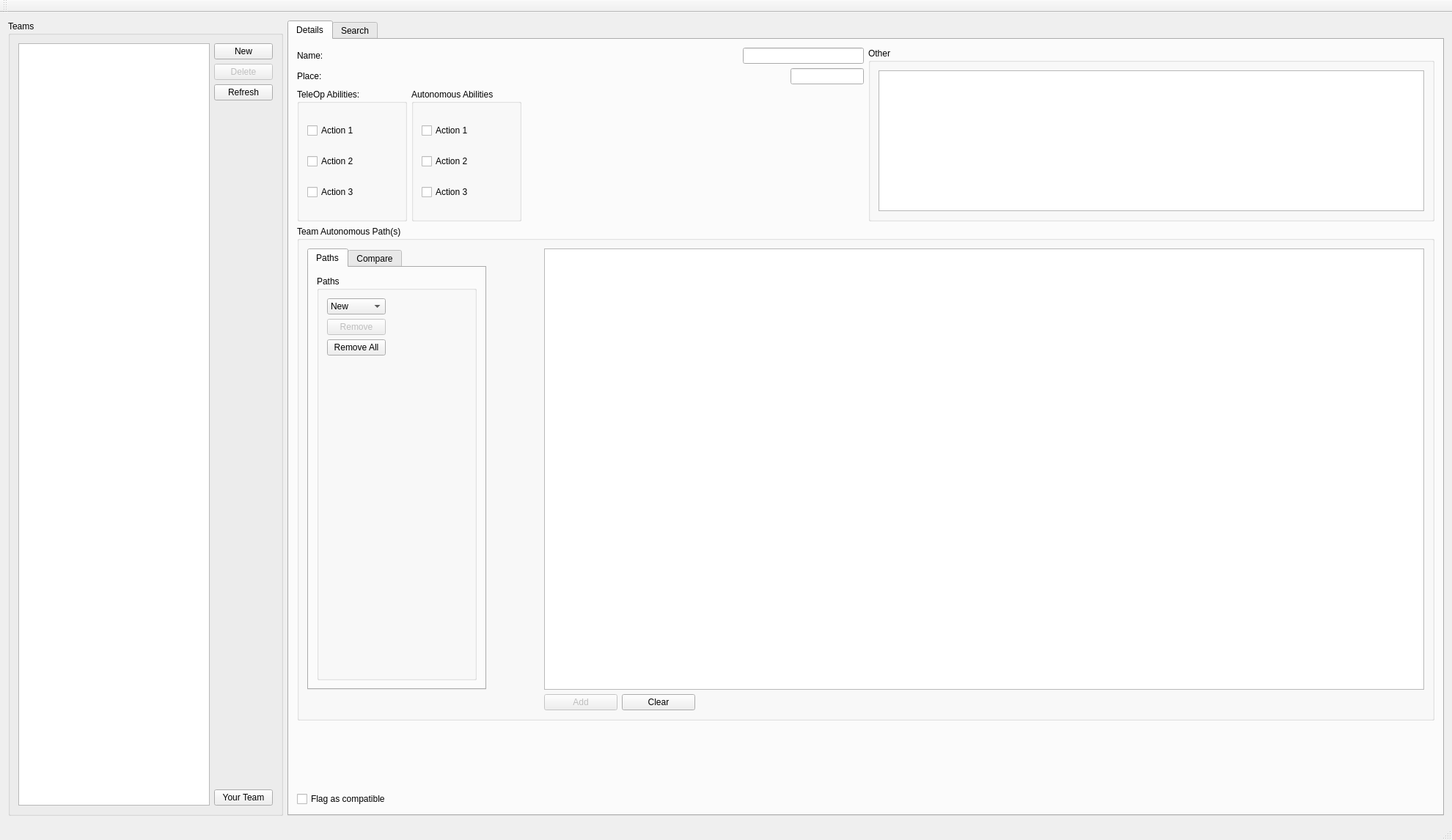
<?xml version="1.0" encoding="UTF-8"?>
<ui version="4.0">
 <class>MainWindow</class>
 <widget class="QMainWindow" name="MainWindow">
  <property name="geometry">
   <rect>
    <x>0</x>
    <y>0</y>
    <width>1980</width>
    <height>1146</height>
   </rect>
  </property>
  <property name="windowTitle">
   <string>MainWindow</string>
  </property>
  <widget class="QWidget" name="centralWidget">
   <layout class="QGridLayout" name="gridLayout_3">
    <item row="0" column="1">
     <widget class="QTabWidget" name="tabWidget">
      <property name="enabled">
       <bool>true</bool>
      </property>
      <property name="minimumSize">
       <size>
        <width>1200</width>
        <height>0</height>
       </size>
      </property>
      <property name="maximumSize">
       <size>
        <width>16777215</width>
        <height>16777215</height>
       </size>
      </property>
      <property name="currentIndex">
       <number>0</number>
      </property>
      <widget class="QWidget" name="teamDetailsTab">
       <attribute name="title">
        <string>Details</string>
       </attribute>
       <layout class="QGridLayout" name="gridLayout_10">
        <item row="0" column="0">
         <layout class="QHBoxLayout" name="horizontalLayout_3">
          <item>
           <widget class="QLabel" name="nameEditLabel">
            <property name="text">
             <string>Name:</string>
            </property>
           </widget>
          </item>
          <item>
           <spacer name="nameEditSpacer">
            <property name="orientation">
             <enum>Qt::Horizontal</enum>
            </property>
            <property name="sizeHint" stdset="0">
             <size>
              <width>566</width>
              <height>20</height>
             </size>
            </property>
           </spacer>
          </item>
          <item>
           <widget class="QLineEdit" name="nameEditEdit">
            <property name="maximumSize">
             <size>
              <width>500</width>
              <height>16777215</height>
             </size>
            </property>
           </widget>
          </item>
         </layout>
        </item>
        <item row="0" column="1" rowspan="3">
         <widget class="QGroupBox" name="otherGroup">
          <property name="title">
           <string>Other</string>
          </property>
          <layout class="QGridLayout" name="gridLayout_9">
           <item row="0" column="0">
            <widget class="QTextEdit" name="otherEditEdit">
             <property name="minimumSize">
              <size>
               <width>200</width>
               <height>0</height>
              </size>
             </property>
            </widget>
           </item>
          </layout>
         </widget>
        </item>
        <item row="1" column="0">
         <layout class="QHBoxLayout" name="horizontalLayout_4">
          <item>
           <widget class="QLabel" name="placeEditLabel">
            <property name="text">
             <string>Place:</string>
            </property>
           </widget>
          </item>
          <item>
           <spacer name="placeEditSpacer">
            <property name="orientation">
             <enum>Qt::Horizontal</enum>
            </property>
            <property name="sizeHint" stdset="0">
             <size>
              <width>566</width>
              <height>20</height>
             </size>
            </property>
           </spacer>
          </item>
          <item>
           <widget class="QLineEdit" name="placeEditEdit">
            <property name="maximumSize">
             <size>
              <width>100</width>
              <height>16777215</height>
             </size>
            </property>
           </widget>
          </item>
         </layout>
        </item>
        <item row="2" column="0">
         <layout class="QHBoxLayout" name="horizontalLayout_2">
          <item>
           <layout class="QHBoxLayout" name="horizontalLayout">
            <item>
             <widget class="QGroupBox" name="teleOpEditGroup">
              <property name="minimumSize">
               <size>
                <width>150</width>
                <height>0</height>
               </size>
              </property>
              <property name="maximumSize">
               <size>
                <width>200</width>
                <height>16777215</height>
               </size>
              </property>
              <property name="title">
               <string>TeleOp Abilities:</string>
              </property>
              <layout class="QGridLayout" name="gridLayout_4">
               <item row="2" column="0">
                <widget class="QCheckBox" name="teleOpEdit2">
                 <property name="text">
                  <string>Action 2</string>
                 </property>
                </widget>
               </item>
               <item row="3" column="0">
                <widget class="QCheckBox" name="teleOpEdit3">
                 <property name="text">
                  <string>Action 3</string>
                 </property>
                </widget>
               </item>
               <item row="1" column="0">
                <widget class="QCheckBox" name="teleOpEdit1">
                 <property name="text">
                  <string>Action 1</string>
                 </property>
                </widget>
               </item>
              </layout>
             </widget>
            </item>
            <item>
             <widget class="QGroupBox" name="groupBox_2">
              <property name="minimumSize">
               <size>
                <width>150</width>
                <height>0</height>
               </size>
              </property>
              <property name="title">
               <string>Autonomous Abilities</string>
              </property>
              <layout class="QGridLayout" name="gridLayout_5">
               <item row="0" column="0">
                <widget class="QCheckBox" name="autoEdit1">
                 <property name="maximumSize">
                  <size>
                   <width>200</width>
                   <height>16777215</height>
                  </size>
                 </property>
                 <property name="text">
                  <string>Action 1</string>
                 </property>
                </widget>
               </item>
               <item row="1" column="0">
                <widget class="QCheckBox" name="autoEdit2">
                 <property name="text">
                  <string>Action 2</string>
                 </property>
                </widget>
               </item>
               <item row="2" column="0">
                <widget class="QCheckBox" name="autoEdit3">
                 <property name="text">
                  <string>Action 3</string>
                 </property>
                </widget>
               </item>
              </layout>
             </widget>
            </item>
           </layout>
          </item>
          <item>
           <spacer name="abilitiesSpacer">
            <property name="orientation">
             <enum>Qt::Horizontal</enum>
            </property>
            <property name="sizeHint" stdset="0">
             <size>
              <width>418</width>
              <height>20</height>
             </size>
            </property>
           </spacer>
          </item>
         </layout>
        </item>
        <item row="3" column="0" colspan="2">
         <widget class="QGroupBox" name="autoPathGroup">
          <property name="title">
           <string>Team Autonomous Path(s)</string>
          </property>
          <layout class="QGridLayout" name="gridLayout_6">
           <item row="0" column="0">
            <widget class="QTabWidget" name="drawModeTabs">
             <property name="maximumSize">
              <size>
               <width>275</width>
               <height>16777215</height>
              </size>
             </property>
             <property name="currentIndex">
              <number>0</number>
             </property>
             <widget class="QWidget" name="pathTab">
              <attribute name="title">
               <string>Paths</string>
              </attribute>
              <layout class="QGridLayout" name="gridLayout_18">
               <item row="0" column="0">
                <widget class="QGroupBox" name="pathsGroup">
                 <property name="title">
                  <string>Paths</string>
                 </property>
                 <layout class="QGridLayout" name="gridLayout_8">
                  <item row="0" column="0">
                   <widget class="QComboBox" name="pathsBox">
                    <property name="maximumSize">
                     <size>
                      <width>150</width>
                      <height>16777215</height>
                     </size>
                    </property>
                    <item>
                     <property name="text">
                      <string>New</string>
                     </property>
                    </item>
                   </widget>
                  </item>
                  <item row="2" column="0">
                   <widget class="QPushButton" name="removeAllPathsButton">
                    <property name="maximumSize">
                     <size>
                      <width>150</width>
                      <height>16777215</height>
                     </size>
                    </property>
                    <property name="text">
                     <string>Remove All</string>
                    </property>
                   </widget>
                  </item>
                  <item row="1" column="0">
                   <widget class="QPushButton" name="removePathButton">
                    <property name="enabled">
                     <bool>false</bool>
                    </property>
                    <property name="maximumSize">
                     <size>
                      <width>150</width>
                      <height>16777215</height>
                     </size>
                    </property>
                    <property name="text">
                     <string>Remove</string>
                    </property>
                   </widget>
                  </item>
                  <item row="3" column="0">
                   <spacer name="autoMenuSpacer">
                    <property name="orientation">
                     <enum>Qt::Vertical</enum>
                    </property>
                    <property name="sizeHint" stdset="0">
                     <size>
                      <width>20</width>
                      <height>40</height>
                     </size>
                    </property>
                   </spacer>
                  </item>
                  <item row="0" column="1">
                   <spacer name="pathSpacer">
                    <property name="orientation">
                     <enum>Qt::Horizontal</enum>
                    </property>
                    <property name="sizeHint" stdset="0">
                     <size>
                      <width>40</width>
                      <height>20</height>
                     </size>
                    </property>
                   </spacer>
                  </item>
                 </layout>
                </widget>
               </item>
              </layout>
             </widget>
             <widget class="QWidget" name="compareTab">
              <attribute name="title">
               <string>Compare</string>
              </attribute>
              <layout class="QGridLayout" name="gridLayout_19">
               <item row="0" column="0">
                <widget class="QGroupBox" name="compareGroup">
                 <property name="minimumSize">
                  <size>
                   <width>170</width>
                   <height>0</height>
                  </size>
                 </property>
                 <property name="title">
                  <string>Compare</string>
                 </property>
                 <layout class="QGridLayout" name="gridLayout_17">
                  <item row="0" column="1">
                   <widget class="QComboBox" name="yourTeamAutos">
                    <property name="minimumSize">
                     <size>
                      <width>150</width>
                      <height>0</height>
                     </size>
                    </property>
                    <property name="maximumSize">
                     <size>
                      <width>150</width>
                      <height>150</height>
                     </size>
                    </property>
                   </widget>
                  </item>
                  <item row="1" column="1">
                   <widget class="QComboBox" name="theirTeamAutos">
                    <property name="minimumSize">
                     <size>
                      <width>150</width>
                      <height>0</height>
                     </size>
                    </property>
                    <property name="maximumSize">
                     <size>
                      <width>150</width>
                      <height>16777215</height>
                     </size>
                    </property>
                   </widget>
                  </item>
                  <item row="2" column="1">
                   <spacer name="compareSpacer">
                    <property name="orientation">
                     <enum>Qt::Vertical</enum>
                    </property>
                    <property name="sizeHint" stdset="0">
                     <size>
                      <width>20</width>
                      <height>455</height>
                     </size>
                    </property>
                   </spacer>
                  </item>
                  <item row="0" column="2">
                   <spacer name="compareSpacer2">
                    <property name="orientation">
                     <enum>Qt::Horizontal</enum>
                    </property>
                    <property name="sizeHint" stdset="0">
                     <size>
                      <width>40</width>
                      <height>20</height>
                     </size>
                    </property>
                   </spacer>
                  </item>
                 </layout>
                </widget>
               </item>
              </layout>
             </widget>
            </widget>
           </item>
           <item row="0" column="1">
            <spacer name="horizontalSpacer">
             <property name="orientation">
              <enum>Qt::Horizontal</enum>
             </property>
             <property name="sizeHint" stdset="0">
              <size>
               <width>40</width>
               <height>20</height>
              </size>
             </property>
            </spacer>
           </item>
           <item row="0" column="2">
            <widget class="QGraphicsView" name="autonomousPlan">
             <property name="minimumSize">
              <size>
               <width>1200</width>
               <height>600</height>
              </size>
             </property>
             <property name="maximumSize">
              <size>
               <width>1200</width>
               <height>16777215</height>
              </size>
             </property>
            </widget>
           </item>
           <item row="1" column="2">
            <layout class="QHBoxLayout" name="horizontalLayout_6">
             <item>
              <widget class="QPushButton" name="addPath">
               <property name="enabled">
                <bool>false</bool>
               </property>
               <property name="minimumSize">
                <size>
                 <width>100</width>
                 <height>0</height>
                </size>
               </property>
               <property name="maximumSize">
                <size>
                 <width>100</width>
                 <height>16777215</height>
                </size>
               </property>
               <property name="text">
                <string>Add</string>
               </property>
              </widget>
             </item>
             <item>
              <widget class="QPushButton" name="clearPath">
               <property name="minimumSize">
                <size>
                 <width>100</width>
                 <height>0</height>
                </size>
               </property>
               <property name="maximumSize">
                <size>
                 <width>100</width>
                 <height>16777215</height>
                </size>
               </property>
               <property name="text">
                <string>Clear</string>
               </property>
              </widget>
             </item>
             <item>
              <spacer name="autoSpacer">
               <property name="orientation">
                <enum>Qt::Horizontal</enum>
               </property>
               <property name="sizeHint" stdset="0">
                <size>
                 <width>40</width>
                 <height>20</height>
                </size>
               </property>
              </spacer>
             </item>
            </layout>
           </item>
          </layout>
         </widget>
        </item>
        <item row="4" column="1">
         <spacer name="editSpacer">
          <property name="orientation">
           <enum>Qt::Vertical</enum>
          </property>
          <property name="sizeHint" stdset="0">
           <size>
            <width>20</width>
            <height>88</height>
           </size>
          </property>
         </spacer>
        </item>
        <item row="5" column="0" colspan="2">
         <layout class="QHBoxLayout" name="horizontalLayout_5">
          <item>
           <widget class="QCheckBox" name="isCompatible">
            <property name="text">
             <string>Flag as compatible</string>
            </property>
           </widget>
          </item>
          <item>
           <spacer name="saveSpacer">
            <property name="orientation">
             <enum>Qt::Horizontal</enum>
            </property>
            <property name="sizeHint" stdset="0">
             <size>
              <width>40</width>
              <height>20</height>
             </size>
            </property>
           </spacer>
          </item>
         </layout>
        </item>
       </layout>
       <zorder>autoPathGroup</zorder>
       <zorder>otherGroup</zorder>
       <zorder>editSpacer</zorder>
      </widget>
      <widget class="QWidget" name="searchTab">
       <attribute name="title">
        <string>Search</string>
       </attribute>
       <layout class="QGridLayout" name="gridLayout_2">
        <item row="0" column="0">
         <layout class="QHBoxLayout" name="horizontalLayout_7">
          <item>
           <widget class="QLabel" name="searchNumberLabel">
            <property name="text">
             <string>Number:</string>
            </property>
           </widget>
          </item>
          <item>
           <spacer name="searchNumberSpacer">
            <property name="orientation">
             <enum>Qt::Horizontal</enum>
            </property>
            <property name="sizeHint" stdset="0">
             <size>
              <width>40</width>
              <height>20</height>
             </size>
            </property>
           </spacer>
          </item>
          <item>
           <widget class="QLineEdit" name="searchNumberEdit">
            <property name="minimumSize">
             <size>
              <width>150</width>
              <height>0</height>
             </size>
            </property>
            <property name="maximumSize">
             <size>
              <width>150</width>
              <height>16777215</height>
             </size>
            </property>
           </widget>
          </item>
         </layout>
        </item>
        <item row="1" column="0">
         <layout class="QHBoxLayout" name="horizontalLayout_8">
          <item>
           <widget class="QLabel" name="searchNameLabel">
            <property name="text">
             <string>Name:</string>
            </property>
           </widget>
          </item>
          <item>
           <spacer name="searchNameSpacer">
            <property name="orientation">
             <enum>Qt::Horizontal</enum>
            </property>
            <property name="sizeHint" stdset="0">
             <size>
              <width>40</width>
              <height>20</height>
             </size>
            </property>
           </spacer>
          </item>
          <item>
           <widget class="QLineEdit" name="searchNameEdit">
            <property name="minimumSize">
             <size>
              <width>150</width>
              <height>0</height>
             </size>
            </property>
            <property name="maximumSize">
             <size>
              <width>150</width>
              <height>16777215</height>
             </size>
            </property>
           </widget>
          </item>
         </layout>
        </item>
        <item row="2" column="0">
         <layout class="QHBoxLayout" name="horizontalLayout_9">
          <item>
           <widget class="QLabel" name="searchPlaceLabel">
            <property name="text">
             <string>Place:</string>
            </property>
           </widget>
          </item>
          <item>
           <spacer name="searchPlaceSpacer">
            <property name="orientation">
             <enum>Qt::Horizontal</enum>
            </property>
            <property name="sizeHint" stdset="0">
             <size>
              <width>40</width>
              <height>20</height>
             </size>
            </property>
           </spacer>
          </item>
          <item>
           <widget class="QLineEdit" name="searchPlaceEdit">
            <property name="minimumSize">
             <size>
              <width>150</width>
              <height>0</height>
             </size>
            </property>
            <property name="maximumSize">
             <size>
              <width>150</width>
              <height>16777215</height>
             </size>
            </property>
           </widget>
          </item>
         </layout>
        </item>
        <item row="3" column="0">
         <spacer name="searchSpacer">
          <property name="orientation">
           <enum>Qt::Vertical</enum>
          </property>
          <property name="sizeHint" stdset="0">
           <size>
            <width>20</width>
            <height>930</height>
           </size>
          </property>
         </spacer>
        </item>
       </layout>
      </widget>
     </widget>
    </item>
    <item row="0" column="0">
     <widget class="QGroupBox" name="groupBox">
      <property name="sizePolicy">
       <sizepolicy hsizetype="Expanding" vsizetype="Expanding">
        <horstretch>0</horstretch>
        <verstretch>0</verstretch>
       </sizepolicy>
      </property>
      <property name="minimumSize">
       <size>
        <width>375</width>
        <height>375</height>
       </size>
      </property>
      <property name="maximumSize">
       <size>
        <width>300</width>
        <height>16777215</height>
       </size>
      </property>
      <property name="title">
       <string>Teams</string>
      </property>
      <layout class="QGridLayout" name="gridLayout">
       <item row="1" column="1">
        <widget class="QPushButton" name="deleteTeamButton">
         <property name="enabled">
          <bool>false</bool>
         </property>
         <property name="text">
          <string>Delete</string>
         </property>
        </widget>
       </item>
       <item row="4" column="1">
        <widget class="QPushButton" name="yourTeamButton">
         <property name="text">
          <string>Your Team</string>
         </property>
        </widget>
       </item>
       <item row="0" column="1">
        <widget class="QPushButton" name="addTeamButton">
         <property name="enabled">
          <bool>true</bool>
         </property>
         <property name="text">
          <string>New</string>
         </property>
        </widget>
       </item>
       <item row="3" column="1">
        <spacer name="buttonSpacer">
         <property name="orientation">
          <enum>Qt::Vertical</enum>
         </property>
         <property name="sizeHint" stdset="0">
          <size>
           <width>20</width>
           <height>379</height>
          </size>
         </property>
        </spacer>
       </item>
       <item row="2" column="1">
        <widget class="QPushButton" name="refreshTeamListButton">
         <property name="text">
          <string>Refresh</string>
         </property>
        </widget>
       </item>
       <item row="0" column="0" rowspan="5">
        <widget class="QListWidget" name="teamList">
         <property name="maximumSize">
          <size>
           <width>300</width>
           <height>16777215</height>
          </size>
         </property>
        </widget>
       </item>
      </layout>
     </widget>
    </item>
   </layout>
  </widget>
  <widget class="QMenuBar" name="menuBar">
   <property name="geometry">
    <rect>
     <x>0</x>
     <y>0</y>
     <width>1980</width>
     <height>21</height>
    </rect>
   </property>
  </widget>
  <widget class="QToolBar" name="mainToolBar">
   <attribute name="toolBarArea">
    <enum>TopToolBarArea</enum>
   </attribute>
   <attribute name="toolBarBreak">
    <bool>false</bool>
   </attribute>
  </widget>
  <widget class="QStatusBar" name="statusBar"/>
 </widget>
 <layoutdefault spacing="6" margin="11"/>
 <resources/>
 <connections/>
</ui>
